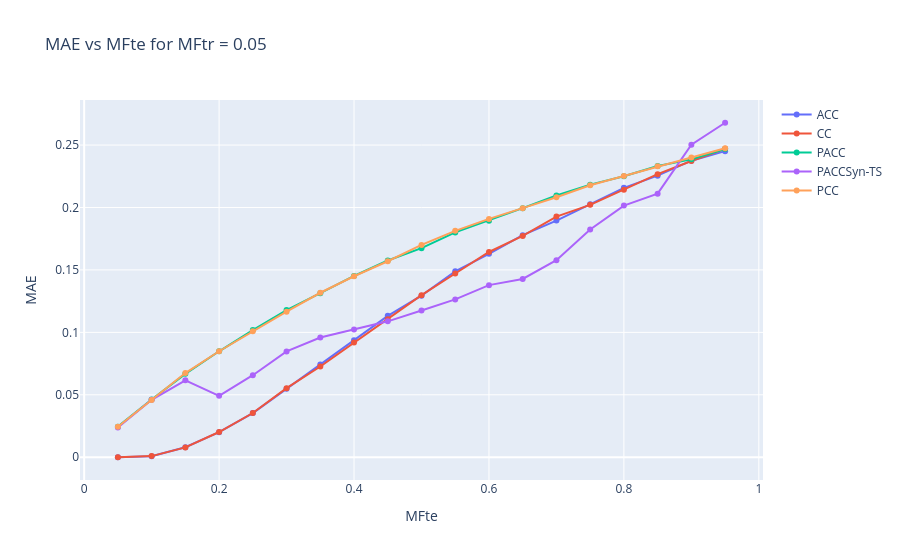

Notebook source saved alongside this figure:
### Code cell
def mae_error_mftr_plotly(df_syn):
    grouped = df_syn.groupby(['Qnt', 'MFte', 'MFtr']).agg({'AE': 'mean'}).reset_index()

    mftr_dropdown = widgets.Dropdown(
        options=grouped['MFtr'].unique(),
        description='MFtr:'
    )

    mftr_dropdown.value = grouped['MFtr'].unique()[0]

    def update_plot(change):
        selected_mftr = mftr_dropdown.value
        filtered_data = grouped[grouped['MFtr'] == selected_mftr]

        fig = go.Figure()
        for qnt_val in filtered_data['Qnt'].unique():
            if qnt_val in ['CC', 'ACC', 'PCC', 'PACC', 'PCCSyn-TS', 'PACCSyn-TS']:
                qnt_data = filtered_data[filtered_data['Qnt'] == qnt_val]
                # Show ACC and ACCSyn by default, others as legendonly
                visible = True if qnt_val in ['ACC', 'ACCSyn-TS'] else 'legendonly'
                fig.add_trace(go.Scatter(
                    x=qnt_data['MFte'],
                    y=qnt_data['AE'],
                    mode='lines+markers',
                    name=qnt_val,
                    # visible=visible
                ))

        fig.update_layout(title=f'MAE vs MFte for MFtr = {selected_mftr}',
                        xaxis_title='MFte',
                        yaxis_title='MAE')

        clear_output(wait=True)
        display(fig)
        display(mftr_dropdown)

    mftr_dropdown.observe(update_plot, names='value')
    display(mftr_dropdown)
    update_plot(None)
mae_error_mftr_plotly(df_syn)

### Figure 1 — Plotly figure (JSON) as saved in the notebook; plotly's stock layout.template omitted (floating-point values rounded to 4 significant figures)
{"data": [{"mode": "lines+markers", "name": "ACC", "type": "scatter", "x": [0.05, 0.1, 0.15, 0.2, 0.25, 0.3, 0.35, 0.4, 0.45, 0.5, 0.55, 0.6, 0.65, 0.7, 0.75, 0.8, 0.85, 0.9, 0.95], "y": [0.0, 0.0008515, 0.00801, 0.02005, 0.03539, 0.0548, 0.07419, 0.09378, 0.1133, 0.1294, 0.1489, 0.1629, 0.1778, 0.1895, 0.2026, 0.2157, 0.2255, 0.2375, 0.2451]}, {"mode": "lines+markers", "name": "CC", "type": "scatter", "x": [0.05, 0.1, 0.15, 0.2, 0.25, 0.3, 0.35, 0.4, 0.45, 0.5, 0.55, 0.6, 0.65, 0.7, 0.75, 0.8, 0.85, 0.9, 0.95], "y": [0.0, 0.000901, 0.007891, 0.02022, 0.03542, 0.05534, 0.07267, 0.09181, 0.1105, 0.1298, 0.1471, 0.1644, 0.1772, 0.1927, 0.2021, 0.2143, 0.2267, 0.2372, 0.2471]}, {"mode": "lines+markers", "name": "PACC", "type": "scatter", "x": [0.05, 0.1, 0.15, 0.2, 0.25, 0.3, 0.35, 0.4, 0.45, 0.5, 0.55, 0.6, 0.65, 0.7, 0.75, 0.8, 0.85, 0.9, 0.95], "y": [0.0245, 0.04629, 0.06678, 0.08485, 0.1018, 0.1178, 0.1314, 0.1452, 0.1576, 0.1674, 0.1801, 0.1895, 0.1995, 0.2096, 0.2183, 0.225, 0.2332, 0.2385, 0.2468]}, {"mode": "lines+markers", "name": "PACCSyn-TS", "type": "scatter", "x": [0.05, 0.1, 0.15, 0.2, 0.25, 0.3, 0.35, 0.4, 0.45, 0.5, 0.55, 0.6, 0.65, 0.7, 0.75, 0.8, 0.85, 0.9, 0.95], "y": [0.02385, 0.04601, 0.06164, 0.04915, 0.0657, 0.08473, 0.09587, 0.1023, 0.1088, 0.1176, 0.1264, 0.1378, 0.1428, 0.1578, 0.1824, 0.2015, 0.2111, 0.2503, 0.2679]}, {"mode": "lines+markers", "name": "PCC", "type": "scatter", "x": [0.05, 0.1, 0.15, 0.2, 0.25, 0.3, 0.35, 0.4, 0.45, 0.5, 0.55, 0.6, 0.65, 0.7, 0.75, 0.8, 0.85, 0.9, 0.95], "y": [0.02447, 0.04575, 0.06744, 0.0849, 0.1009, 0.1166, 0.1317, 0.145, 0.157, 0.1701, 0.1813, 0.1909, 0.1995, 0.2082, 0.2178, 0.2253, 0.233, 0.24, 0.2475]}], "layout": {"title": {"text": "MAE vs MFte for MFtr = 0.05"}, "xaxis": {"title": {"text": "MFte"}}, "yaxis": {"title": {"text": "MAE"}}}}
